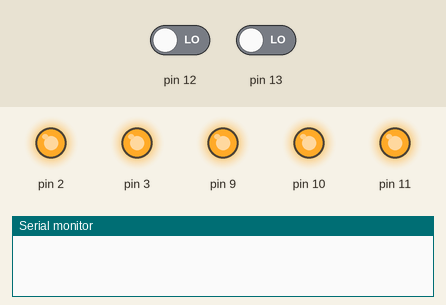
Simulated run of this program. Board: Arduino Uno, built with avr-gcc and run on an emulated ATmega328P. On the bench: output pins drawn as LEDs (lit = HIGH), the last lines printed to the serial monitor. Inputs (shaded band) come from the test bench; at power-on: pin 13 LOW, pin 12 LOW.

Above: at 3.3 s.
3.4 s: pin 13 driven HIGH
At 5.0 s:
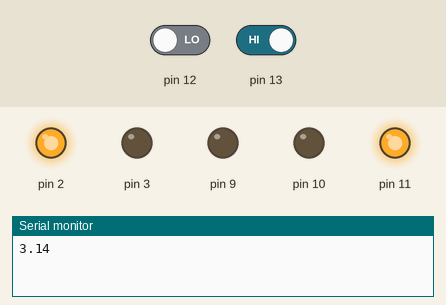
6.4 s: pin 12 driven HIGH
At 7.6 s:
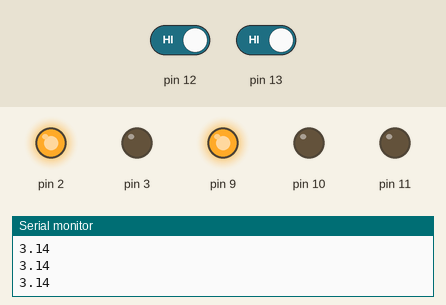
7.9 s: pin 13 driven LOW
At 9.8 s:
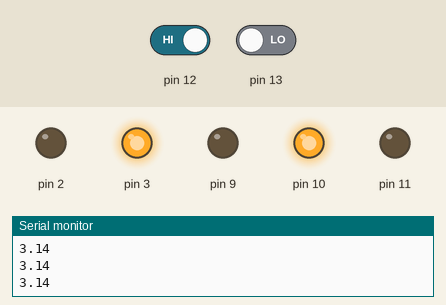
10.9 s: pin 12 driven LOW
At 11.8 s:
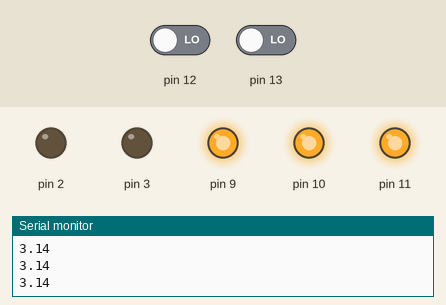
12.9 s: pin 12 driven HIGH
At 13.3 s:
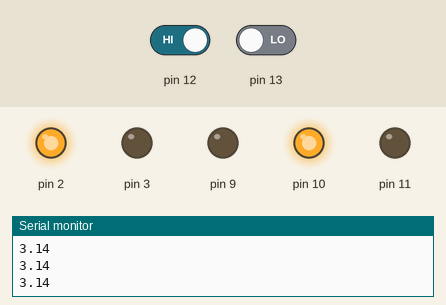
Timing chart, 0 to 16.4 s (numbered marks = the images above; inputs shaded):
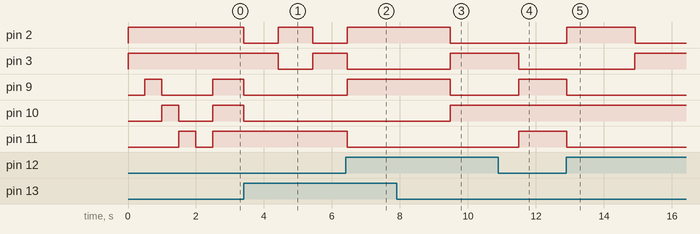

The program:

main.cpp
```cpp
#include "initialisation.h"
#include "calculation.h"
#include <util\delay.h>
#include <Arduino.h>

int main(void){

  initialisation(); //initialisation
  Serial.begin(9600);

  while(1){

    if (PINB & (1 << DATA_1) || PINB & (1 << DATA_2)){
      _delay_ms(1);  //In case of pressing two buttons simultaniously: Pressing them is not

      // red, both, both
      if(PINB & (1 << DATA_1) && PINB & (1 << DATA_2)){
        PORTB = (1 << LED_R);
        PORTD ^= (1 << RUPT_0);
        float_calc();
        double_calc();
        PORTD ^= (1 << RUPT_1);
      }
      // green, taster1, right, double
      else if(PINB & ((1 << DATA_1) & ~(1 << DATA_2))){
        PORTB = (1 << LED_G);
        PORTD ^= (1 << RUPT_0);
        double_calc();
        PORTD ^= (1 << RUPT_1);
      }
      // blue, taster2, left, float
      else if(PINB & (~(1 << DATA_1) & (1 << DATA_2))){
        PORTB = (1 << LED_B);
        PORTD ^= (1 << RUPT_0);
        float_calc();
        PORTD ^= (1 << RUPT_1);
      }
    }
    else{
      PORTB = (15); //It's white. But in this case I overwrite the colours mit '=' not '|=', so this in necessary
    }

  }
  return 0;
}
```

Measured:
- after the input at 3.4 s, pin 2: HIGH → LOW at once, → HIGH 1.0 s later, → LOW 1.0 s later; pin 3: HIGH → LOW after 1.0 s, → HIGH 1.0 s later; pin 9, pin 10: HIGH → LOW at once
- after the input at 6.4 s, pin 2: goes on until 6.4 s, then stays HIGH; pin 3: goes on until 6.4 s, then stays LOW; pin 9: LOW → HIGH after 0.05 s; pin 11: HIGH → LOW after 0.05 s
- after the input at 7.9 s, pin 9: HIGH → LOW after 1.6 s; pin 10: LOW → HIGH after 1.6 s
- after the input at 10.9 s, pin 2: stays LOW (without the input it goes to HIGH after 0.59 s); pin 9, pin 11: LOW → HIGH after 0.59 s
- after the input at 12.9 s, pin 2: LOW → HIGH at once, → LOW 2.0 s later; pin 3: LOW → HIGH after 2.0 s; pin 9, pin 11: HIGH → LOW at once
